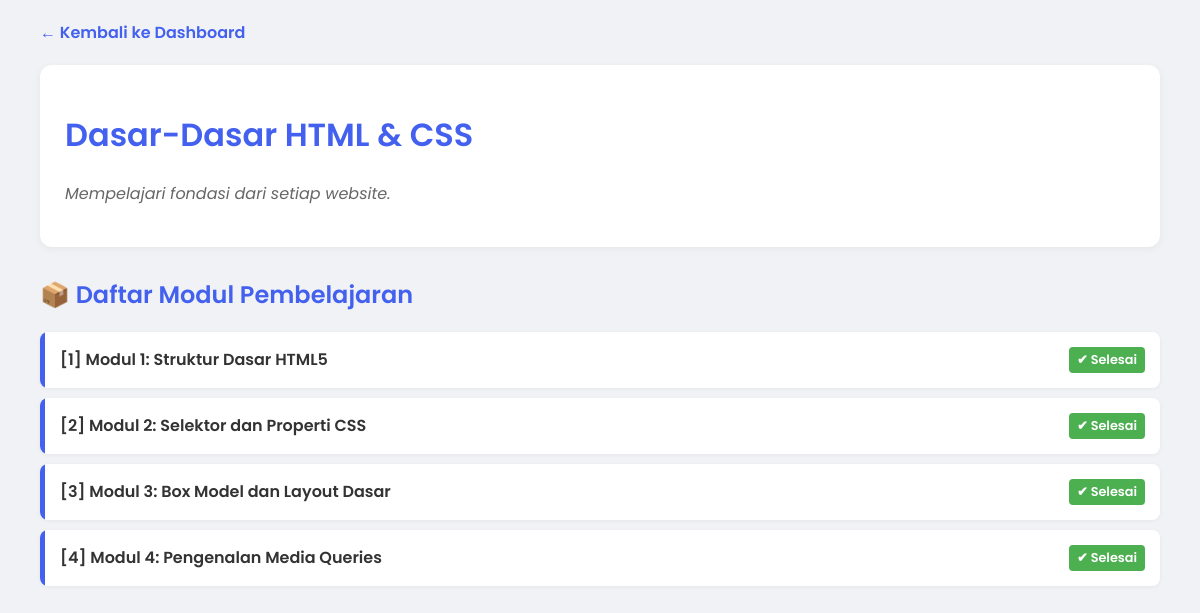
/course_detail.php?id=1 (signed in), run on the app's committed database.
### tables this page shows
CREATE TABLE IF NOT EXISTS `courses` (
  `id` int NOT NULL AUTO_INCREMENT,
  `judul` varchar(255) NOT NULL,
  `deskripsi` text,
  PRIMARY KEY (`id`)
);

CREATE TABLE IF NOT EXISTS `modules` (
  `id` int NOT NULL AUTO_INCREMENT,
  `course_id` int NOT NULL,
  `judul_modul` varchar(255) NOT NULL,
  `isi_materi` text,
  `urutan` int NOT NULL,
  PRIMARY KEY (`id`),
  KEY `course_id` (`course_id`),
  CONSTRAINT `modules_ibfk_1` FOREIGN KEY (`course_id`) REFERENCES `courses` (`id`) ON DELETE CASCADE
);

### course_detail.php (the view, shortened to what this page needs)
<?php
include 'db_config.php';
$user_id = $_SESSION['user_id'];
$course_id = $_GET['id'] ?? null;
$sql = "
    SELECT
        c.judul, c.deskripsi, m.id AS module_id, m.judul_modul, m.isi_materi, m.urutan,
        up.is_completed IS NOT NULL AS is_done
    FROM courses c
    JOIN modules m ON c.id = m.course_id
    LEFT JOIN user_progress up ON up.module_id = m.id AND up.user_id = ?
    WHERE c.id = ?
    ORDER BY m.urutan ASC";
$stmt = $conn->prepare($sql);
$stmt->bind_param("ii", $user_id, $course_id);
$stmt->execute();
$result = $stmt->get_result();
$modules = $result->fetch_all(MYSQLI_ASSOC);
$course_title = $modules[0]['judul'];
$course_description = $modules[0]['deskripsi'];
?>
<!DOCTYPE html>
<html>
<head>
    </head>
<body>
    <div class="container">
        <a href="dashboard.php" class="back-link">← Kembali ke Dashboard</a>
        <div class="course-header">
            <h1><?php echo htmlspecialchars($course_title); ?></h1>
            <p><?php echo htmlspecialchars($course_description); ?></p>
        </div>
        <h2>📦 Daftar Modul Pembelajaran</h2>
        <div class="module-list">
            <?php foreach ($modules as $modul): ?>
                <div class="module-item">
                    <div class="module-header">
                        <div onclick="toggleMateri(<?php echo $modul['module_id']; ?>)" style="flex-grow: 1; cursor: pointer;">
                            [<?php echo $modul['urutan']; ?>] <?php echo htmlspecialchars($modul['judul_modul']); ?>
                        </div>
                        <div class="status-area">
                            <?php
                                $is_done = $modul['is_done'];
                                $next_status = $is_done ? 0 : 1;
                                $badge_class = $is_done ? 'status-done' : 'status-pending';
                                $badge_text = $is_done ? '✔ Selesai' : 'Belum';
                            ?>
                            <a href="course_detail.php?id=<?php echo $course_id; ?>&toggle_module=<?php echo $modul['module_id']; ?>&status=<?php echo $next_status; ?>"
                               class="status-badge <?php echo $badge_class; ?>">
                                <?php echo $badge_text; ?>
                            </a>
                        </div>
                    </div>
                </div>
            <?php endforeach; ?>
        </div>
    </div>
</body>
</html>

### course_detail.php (style rules this page uses)
:root { --primary-color: #4361ee; --secondary-color: #f0f3ff; --text-color: #333; --success-color: #4CAF50; --danger-color: #f44336; }
body { font-family: 'Poppins', sans-serif; background-color: #f0f2f5; color: var(--text-color); margin: 0; padding: 0; }
.container { padding: 20px 40px; }
h1, h2 { color: var(--primary-color); font-weight: 600; }
.back-link { text-decoration: none; color: var(--primary-color); font-weight: 600; margin-bottom: 20px; display: inline-block; }
.course-header { background-color: #fff; padding: 25px; border-radius: 12px; box-shadow: 0 2px 8px rgba(0, 0, 0, 0.05); margin-bottom: 30px; }
.course-header p { font-style: italic; color: #666; margin-top: 5px; }
.module-list { margin-top: 20px; }
.module-item { margin-bottom: 10px; border-radius: 8px; overflow: hidden; box-shadow: 0 1px 4px rgba(0, 0, 0, 0.05); }
.module-header { background-color: #fff; padding: 15px; border-left: 5px solid var(--primary-color); display: flex; justify-content: space-between; align-items: center; font-weight: 600; transition: background-color 0.2s; }
.status-area { display: flex; align-items: center; gap: 15px; }
.status-badge { font-size: 0.8em; padding: 4px 8px; border-radius: 4px; font-weight: 600; text-decoration: none; white-space: nowrap; cursor: pointer; }
.status-done { background-color: var(--success-color); color: white; }

### data on the page
courses: judul "Dasar-Dasar HTML & CSS", deskripsi "Mempelajari fondasi dari setiap website."
modules: urutan "1", judul_modul "Modul 1: Struktur Dasar HTML5", badge_text "✔ Selesai"
modules: urutan "2", judul_modul "Modul 2: Selektor dan Properti CSS", badge_text "✔ Selesai"
modules: urutan "3", judul_modul "Modul 3: Box Model dan Layout Dasar", badge_text "✔ Selesai"
modules: urutan "4", judul_modul "Modul 4: Pengenalan Media Queries", badge_text "✔ Selesai"
